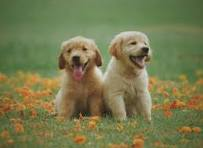
#> input picture dog.jpg, 203 x 148 px
$ python essential_function.py
#> lines starting #> are read from the running program, lines starting #| are printed output that depends on the picture; after the words box and inside, x2 and y2 are one past the last pixel; in counts of white or black regions, pixels touching at a corner belong together
import cv2 as cv

img = cv.imread('dog.jpg')
#> img is the input picture: shape (148, 203, 3); mean B, G, R 78.7, 122.2, 119.6
cv.imshow('dog', img)

#converting to grayscale
gray = cv.cvtColor(img, cv.COLOR_BGR2GRAY)
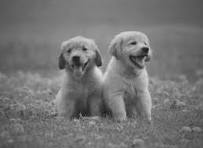
#> gray: shape (148, 203); min 21, max 227, mean 116.4
cv.imshow('gray' ,gray)

# blur
blur = cv.GaussianBlur(img,(3,3),cv.BORDER_CONSTANT)
cv.imshow('blur', blur)

# Edge Cascade
canny = cv.Canny(img,125,175)
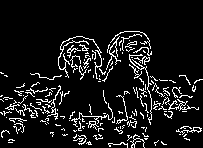
#> canny: shape (148, 203); 9.4% white in thin lines or dots, all inside (x1, y1, x2, y2) = (0, 31, 203, 148)
cv.imshow('edge', canny)

# dilating image
dilate = cv.dilate(canny, (3,3), iterations=5)
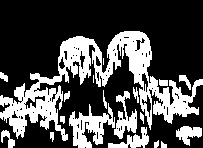
#> dilate: shape (148, 203); 30.1% white; 19 white regions (2 under 20 px), largest, box (x1, y1, x2, y2) and area: (0, 31, 203, 141) 6335, (69, 103, 115, 148) 968, (114, 91, 137, 139) 489
cv.imshow('dilate',dilate)

# erating
eroded = cv.erode(dilate,(3,3),iterations=1 )
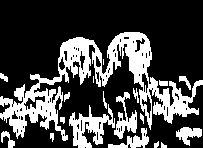
#> eroded: shape (148, 203); 27.5% white; 19 white regions (2 under 20 px), largest, box (x1, y1, x2, y2) and area: (0, 32, 203, 141) 5843, (69, 104, 115, 148) 889, (114, 92, 137, 139) 443
cv.imshow('reoding',eroded)

# resize
resized = cv.resize(img,(500,500))
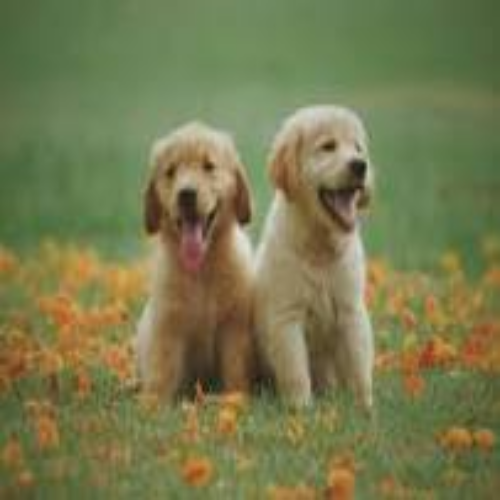
#> resized: shape (500, 500, 3); mean B, G, R 78.6, 122, 119.5
cv.imshow('resize',resized)

cv.waitKey(0)

$ run again, with badminton.jpg copied over dog.jpg
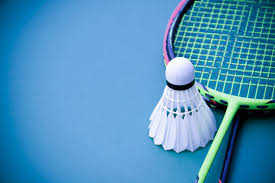
#> input picture badminton.jpg, 275 x 183 px
#> img is the input picture: shape (183, 275, 3); mean B, G, R 189.2, 147.5, 78.4
#> `canny = cv.Canny(img,125,175)`:
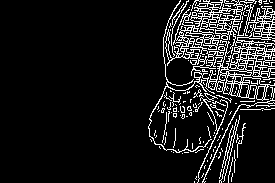
#> canny: shape (183, 275); 10.6% white in thin lines or dots, all inside (x1, y1, x2, y2) = (148, 0, 275, 183)
#> dilate: shape (183, 275); 26.7% white; 4 white regions (1 under 20 px), largest, box (x1, y1, x2, y2) and area: (148, 0, 275, 183) 13296, (186, 99, 192, 122) 84, (234, 150, 236, 178) 35
#> eroded: shape (183, 275); 25.6% white; 9 white regions (5 under 20 px), largest, box (x1, y1, x2, y2) and area: (148, 0, 275, 183) 12684, (187, 100, 192, 121) 66, (228, 158, 233, 183) 42, (234, 151, 236, 178) 33
#> `resized = cv.resize(img,(500,500))`:
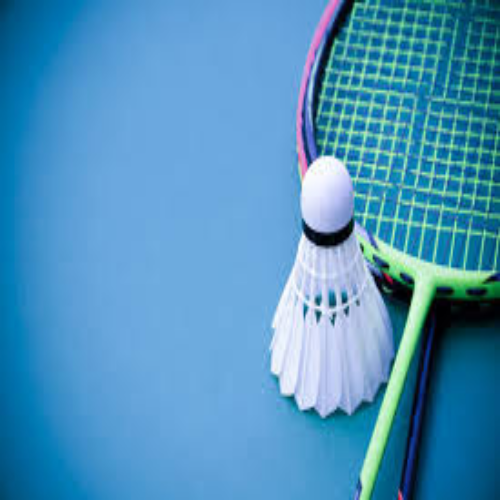
#> resized: shape (500, 500, 3); mean B, G, R 189.1, 147.4, 78.3
